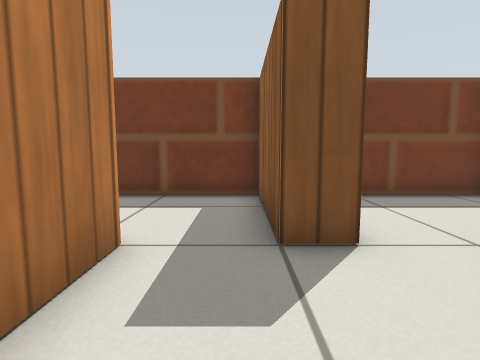
view 1 (above)

13 first-person views from a walk through a robot-simulator world made for Gazebo. The camera is 0.12 m above the floor, tilts 6° down and sees 80° across. The floor is counted in squares, 0.1 m on a side. Each view is taken from the middle of a square. On the plan, view 1 faces up. The plan holds only what a view shows up to about 12 squares ahead; the rest is blank. Simple patterns stand in for the simulator's built-in surfaces.

view 2
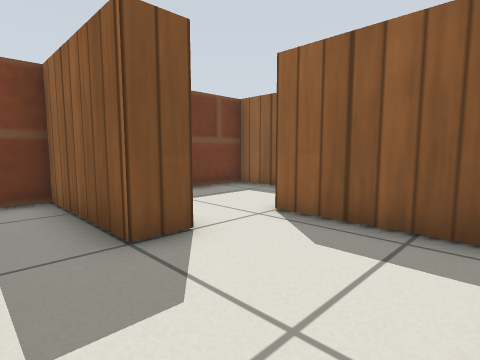

view 3
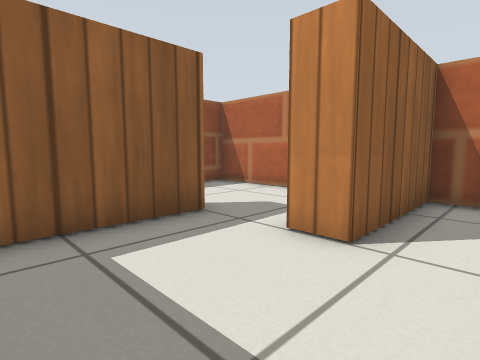

view 4
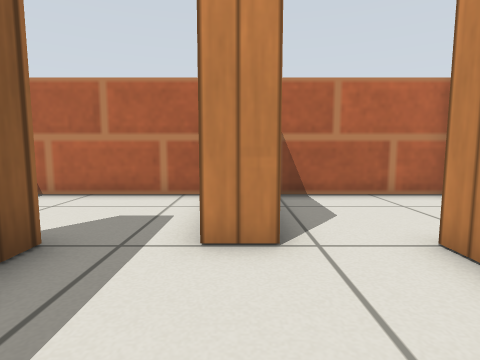

view 5
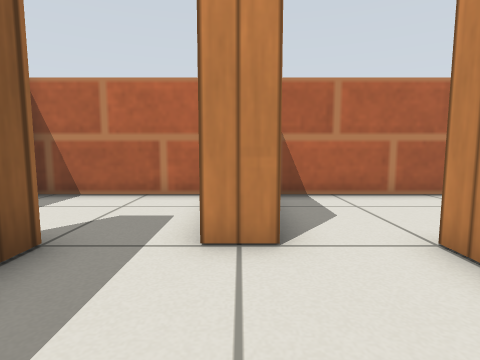

view 6
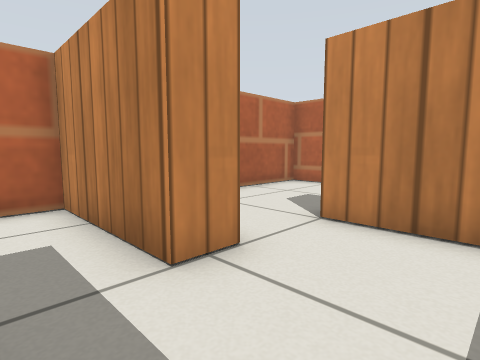

view 7
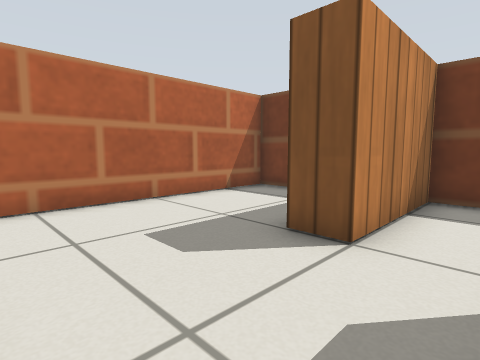

view 8
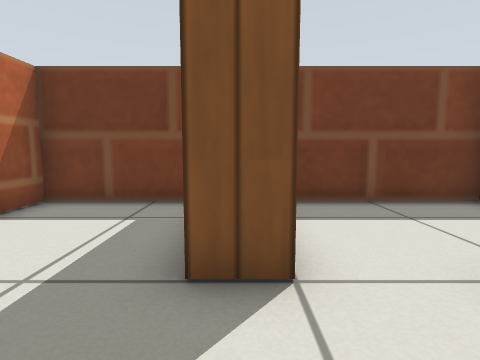

view 9
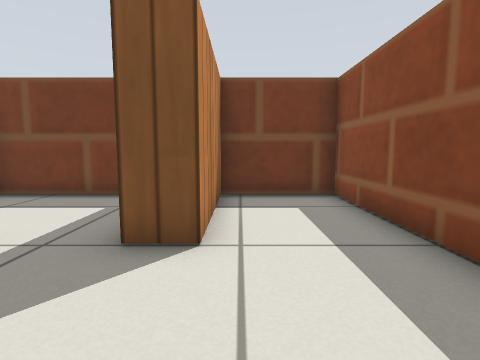

view 10
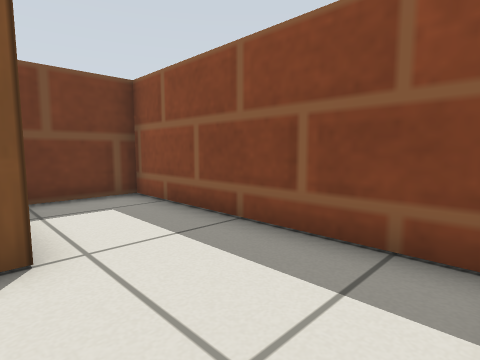

view 11
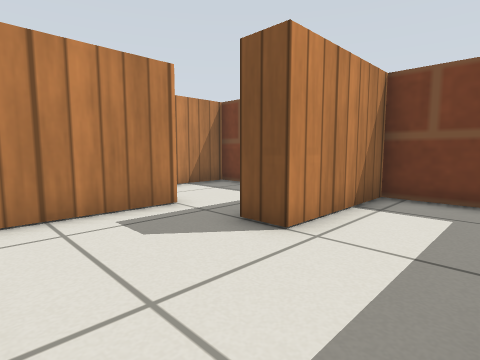

view 12
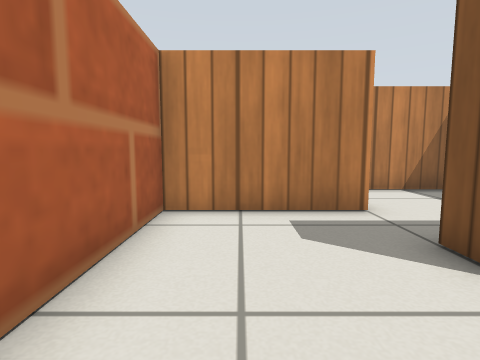

view 13
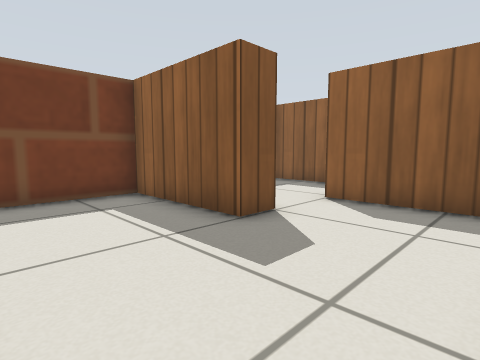

### Floor plan
Points are (right, up) in squares from view 1. A wall is a line through its corners. A room is listed if a view was taken in it or the views show most of it. See-through windows are left out.
Room 1 (views 1, 2, 3, 4, 5, 6, 7, 8, 9, 10, 11, 12, 13)
walls: (-2.5, 0.5) (-2.5, 3.5) (-1.5, 3.5) (-1.5, -0.5) (3.5, -0.5) (3.5, 3.5) (4.5, 3.5) (4.5, -0.5) (10.5, -0.5) (10.5, 7.5) (7.5, 7.5) (7.5, 3.5) (6.5, 3.5) (6.5, 7.5) (1.5, 7.5) (1.5, 3.5) (0.5, 3.5) (0.5, 7.5) (-4.5, 7.5) (-4.5, 3.5) (-5.5, 3.5) (-5.5, 7.5) (-9.5, 7.5) (-9.5, -0.5) (-3, -0.5)

Where each view was taken, in squares from view 1:
view 1: 0 up, 0 right, facing up
view 2: 0 up, 1 left, facing up-right
view 3: 7 up, 2 right, facing down-right
view 4: 7 up, 4 right, facing down
view 5: 7 up, 2 left, facing down
view 6: 6 up, 0 right, facing down-left
view 7: 0 up, 3 left, facing up-left
view 8: 1 up, 5 left, facing up
view 9: 0 up, 8 right, facing up
view 10: 0 up, 7 right, facing up-right
view 11: 0 up, 10 right, facing up-left
view 12: 1 up, 10 right, facing left
view 13: 0 up, 9 left, facing up-right
